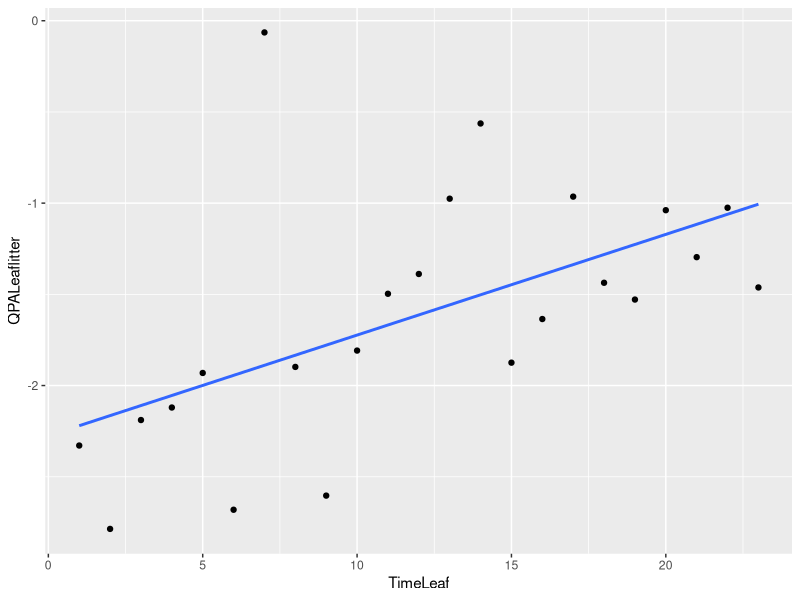
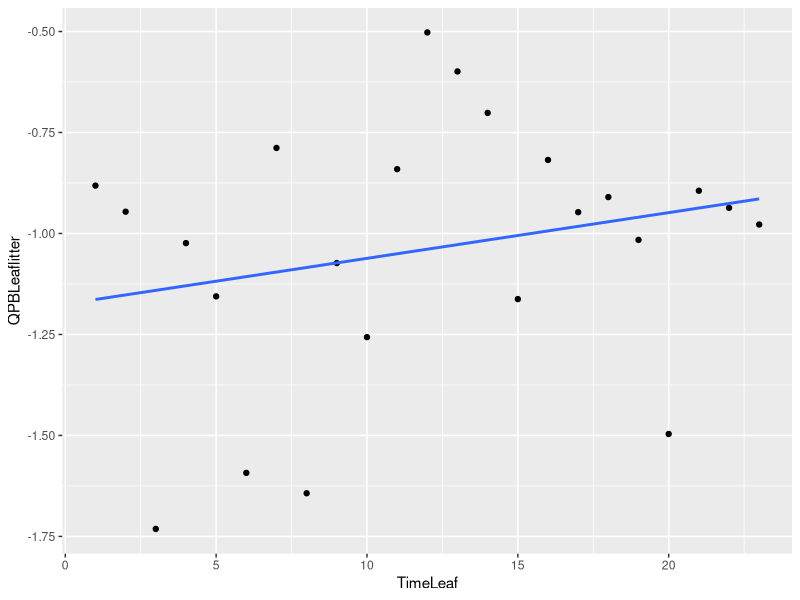
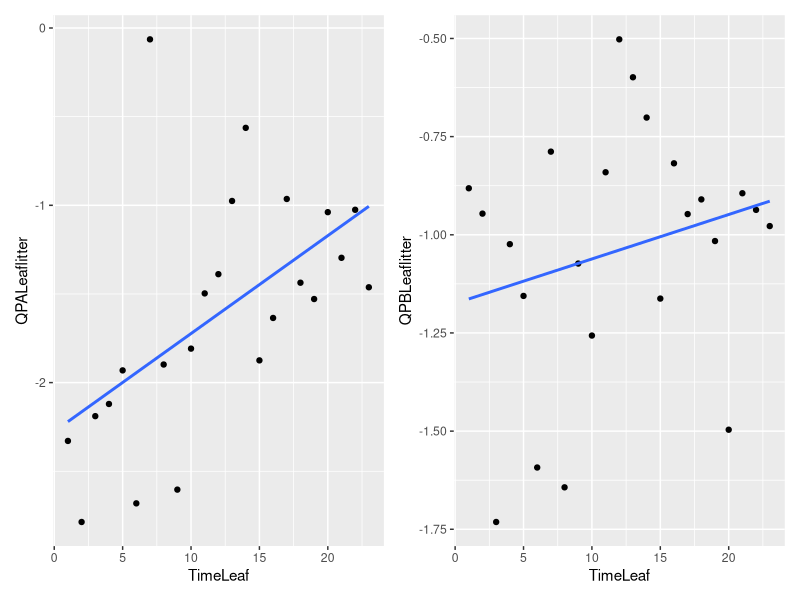
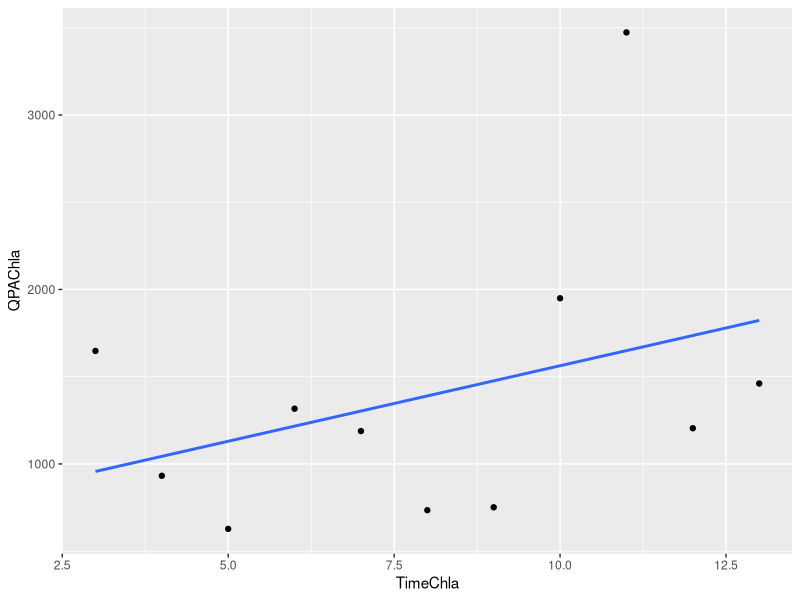
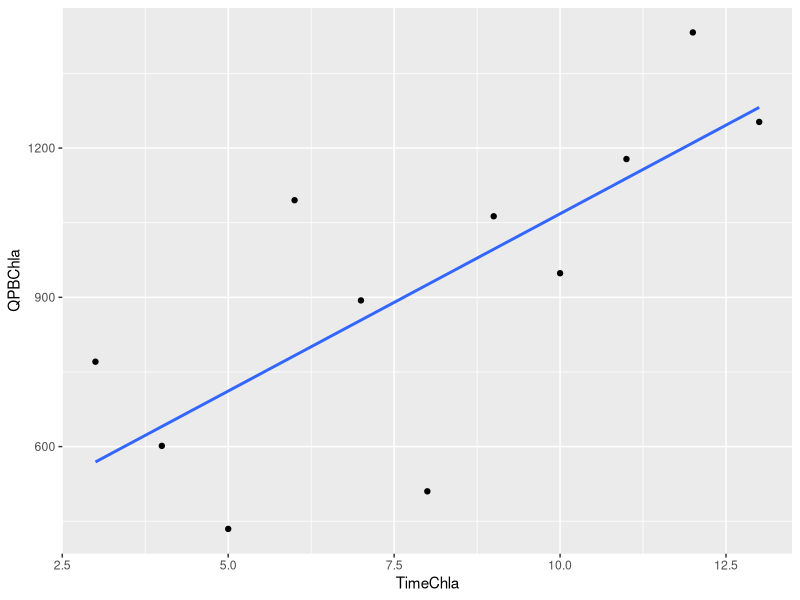
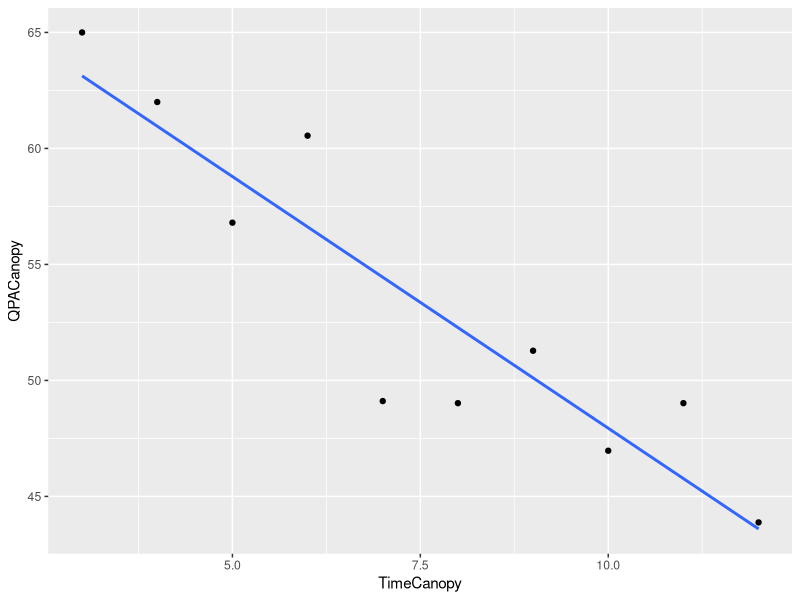

The R script that drew these images, in order:




#--------------------------------------------
# Linear model variables post huricanes
# 02 May 2020
#PEGF
#--------------------------------------------
#

library(modelr)
library(ggplot2)
library(dplyr)
library(patchwork)

variables<- read.csv("variables.csv")
variables


# Lm QPA Leaf Litter ------------------------------------------------------

LeafLitter <- variables %>% select(TimeLeaf,QPALeaflitter,QPBLeaflitter )
LeafLitter <- na.omit(LeafLitter)
LeafLitter

QPALeaf.mod  <- lm(QPALeaflitter ~ TimeLeaf, data=LeafLitter)
summary(QPALeaf.mod)

LeafLitter$QPAresid<- QPALeaf.mod$resid
LeafLitter

1/apply(LeafLitter, 2, sd)

p1 <- ggplot(LeafLitter,aes(TimeLeaf ,
                y=QPALeaflitter))+
  geom_point() + 
  geom_smooth(method=lm,se=FALSE)
p1

  # Lm QPB Leaf Litter ------------------------------------------------------

QPBLeaf.mod <- lm(QPBLeaflitter ~ TimeLeaf, data=LeafLitter)
summary(QPBLeaf.mod)

LeafLitter$QPBresid<- QPBLeaf.mod$resid
LeafLitter

1/apply(LeafLitter, 2, sd)

p2 <- ggplot(LeafLitter,aes(TimeLeaf ,
                           y=QPBLeaflitter))+
  geom_point() + 
  geom_smooth(method=lm,se=FALSE)
p2


p1 + p2




# QPA CHLA ----------------------------------------------------------------


chla <- variables %>% select(TimeChla,QPAChla,QPBChla)
chla <- na.omit(chla)

QPAChla.mod  <- lm(QPAChla~ TimeChla   , data=chla)
summary(QPAChla.mod)

chla$QPAChlaresid<- QPAChla.mod$resid
chla

1/apply(chla, 2, sd)

c1 <- ggplot(chla,aes(TimeChla,
                    y=QPAChla))+
  geom_point() + 
  geom_smooth(method=lm,se=FALSE)
c1



# QPB CHL-A ---------------------------------------------------------------

QPBChla.mod  <- lm(QPBChla~ TimeChla, data=chla)
summary(QPBChla.mod)

chla$QPBChlaresid<- QPBChla.mod$resid
chla

1/apply(chla, 2, sd)

c2 <- ggplot(chla,aes(TimeChla,
                      y=QPBChla))+
  geom_point() + 
  geom_smooth(method=lm,se=FALSE)
c2




# Canopy QPA ---------------------------------------------------------------


Canopy <- variables %>% select(TimeCanopy,QPACanopy,QPBCanopy)
Canopy <- na.omit(Canopy)

QPACanopy.mod  <- lm(QPACanopy~ TimeCanopy, data=Canopy)
summary(QPACanopy.mod)

coefficients(QPACanopy.mod)
resid(QPACanopy.mod)

Canopy$QPACanopyresid <- NA
Canopy$QPACanopyresid<- QPACanopy.mod$resid
Canopy

1/apply(Canopy, 2, sd)

c1 <- ggplot(Canopy,aes(TimeCanopy ,
                           y=QPACanopy))+
  geom_point() + 
  geom_smooth(method=lm,se=FALSE)
c1


# Canopy QPB --------------------------------------------------------------


